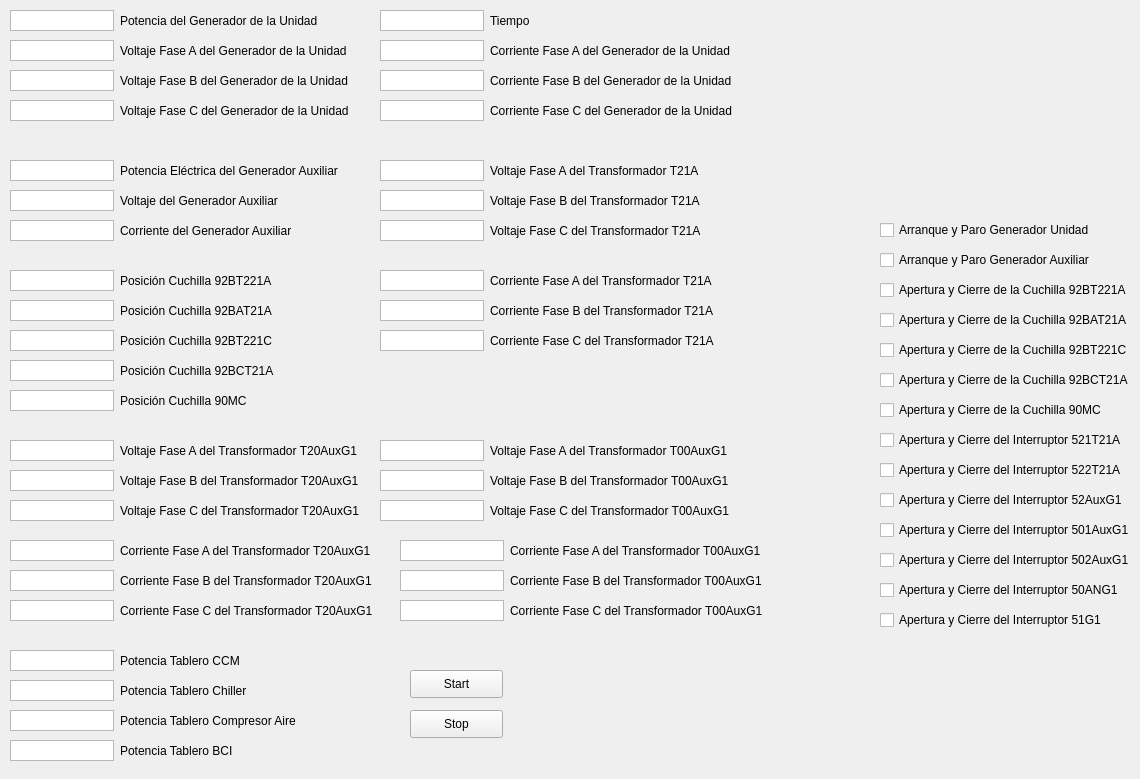
 <widget class="QWidget" name="Sistema_Electrico">
  <property name="geometry">
   <rect>
    <x>0</x>
    <y>0</y>
    <width>1140</width>
    <height>779</height>
   </rect>
  </property>
  <property name="windowTitle">
   <string>Form</string>
  </property>
  <widget class="QLabel" name="label_5">
   <property name="geometry">
    <rect>
     <x>490</x>
     <y>40</y>
     <width>271</width>
     <height>21</height>
    </rect>
   </property>
   <property name="text">
    <string>Corriente Fase A del Generador de la Unidad</string>
   </property>
  </widget>
  <widget class="QLabel" name="label_39">
   <property name="geometry">
    <rect>
     <x>510</x>
     <y>600</y>
     <width>271</width>
     <height>21</height>
    </rect>
   </property>
   <property name="text">
    <string>Corriente Fase C del Transformador T00AuxG1</string>
   </property>
  </widget>
  <widget class="QCheckBox" name="checkBox_8">
   <property name="geometry">
    <rect>
     <x>880</x>
     <y>430</y>
     <width>271</width>
     <height>20</height>
    </rect>
   </property>
   <property name="text">
    <string>Apertura y Cierre del Interruptor 521T21A</string>
   </property>
  </widget>
  <widget class="QTextEdit" name="txt27">
   <property name="geometry">
    <rect>
     <x>10</x>
     <y>190</y>
     <width>104</width>
     <height>21</height>
    </rect>
   </property>
   <property name="verticalScrollBarPolicy">
    <enum>Qt::ScrollBarAlwaysOff</enum>
   </property>
   <property name="horizontalScrollBarPolicy">
    <enum>Qt::ScrollBarAlwaysOff</enum>
   </property>
  </widget>
  <widget class="QCheckBox" name="checkBox_5">
   <property name="geometry">
    <rect>
     <x>880</x>
     <y>340</y>
     <width>271</width>
     <height>20</height>
    </rect>
   </property>
   <property name="text">
    <string>Apertura y Cierre de la Cuchilla 92BT221C</string>
   </property>
  </widget>
  <widget class="QLabel" name="label_19">
   <property name="geometry">
    <rect>
     <x>490</x>
     <y>160</y>
     <width>231</width>
     <height>21</height>
    </rect>
   </property>
   <property name="text">
    <string>Voltaje Fase A del Transformador T21A</string>
   </property>
  </widget>
  <widget class="QLabel" name="label_36">
   <property name="geometry">
    <rect>
     <x>120</x>
     <y>710</y>
     <width>201</width>
     <height>21</height>
    </rect>
   </property>
   <property name="text">
    <string>Potencia Tablero Compresor Aire</string>
   </property>
  </widget>
  <widget class="QLabel" name="label_30">
   <property name="geometry">
    <rect>
     <x>490</x>
     <y>330</y>
     <width>251</width>
     <height>21</height>
    </rect>
   </property>
   <property name="text">
    <string>Corriente Fase C del Transformador T21A</string>
   </property>
  </widget>
  <widget class="QCheckBox" name="checkBox_11">
   <property name="geometry">
    <rect>
     <x>880</x>
     <y>520</y>
     <width>281</width>
     <height>20</height>
    </rect>
   </property>
   <property name="text">
    <string>Apertura y Cierre del Interruptor 501AuxG1</string>
   </property>
  </widget>
  <widget class="QTextEdit" name="txt18">
   <property name="geometry">
    <rect>
     <x>10</x>
     <y>70</y>
     <width>104</width>
     <height>21</height>
    </rect>
   </property>
   <property name="verticalScrollBarPolicy">
    <enum>Qt::ScrollBarAlwaysOff</enum>
   </property>
   <property name="horizontalScrollBarPolicy">
    <enum>Qt::ScrollBarAlwaysOff</enum>
   </property>
  </widget>
  <widget class="QCheckBox" name="checkBox_3">
   <property name="geometry">
    <rect>
     <x>880</x>
     <y>280</y>
     <width>271</width>
     <height>20</height>
    </rect>
   </property>
   <property name="text">
    <string>Apertura y Cierre de la Cuchilla 92BT221A</string>
   </property>
  </widget>
  <widget class="QTextEdit" name="txt9">
   <property name="geometry">
    <rect>
     <x>380</x>
     <y>190</y>
     <width>104</width>
     <height>21</height>
    </rect>
   </property>
   <property name="verticalScrollBarPolicy">
    <enum>Qt::ScrollBarAlwaysOff</enum>
   </property>
   <property name="horizontalScrollBarPolicy">
    <enum>Qt::ScrollBarAlwaysOff</enum>
   </property>
  </widget>
  <widget class="QLabel" name="label_14">
   <property name="geometry">
    <rect>
     <x>120</x>
     <y>270</y>
     <width>171</width>
     <height>21</height>
    </rect>
   </property>
   <property name="text">
    <string>Posición Cuchilla 92BT221A</string>
   </property>
  </widget>
  <widget class="QTextEdit" name="txt14">
   <property name="geometry">
    <rect>
     <x>10</x>
     <y>440</y>
     <width>104</width>
     <height>21</height>
    </rect>
   </property>
   <property name="verticalScrollBarPolicy">
    <enum>Qt::ScrollBarAlwaysOff</enum>
   </property>
   <property name="horizontalScrollBarPolicy">
    <enum>Qt::ScrollBarAlwaysOff</enum>
   </property>
  </widget>
  <widget class="QTextEdit" name="txt35">
   <property name="geometry">
    <rect>
     <x>400</x>
     <y>570</y>
     <width>104</width>
     <height>21</height>
    </rect>
   </property>
   <property name="verticalScrollBarPolicy">
    <enum>Qt::ScrollBarAlwaysOff</enum>
   </property>
   <property name="horizontalScrollBarPolicy">
    <enum>Qt::ScrollBarAlwaysOff</enum>
   </property>
  </widget>
  <widget class="QLabel" name="label_27">
   <property name="geometry">
    <rect>
     <x>490</x>
     <y>500</y>
     <width>261</width>
     <height>21</height>
    </rect>
   </property>
   <property name="text">
    <string>Voltaje Fase C del Transformador T00AuxG1</string>
   </property>
  </widget>
  <widget class="QTextEdit" name="txt6">
   <property name="geometry">
    <rect>
     <x>10</x>
     <y>360</y>
     <width>104</width>
     <height>21</height>
    </rect>
   </property>
   <property name="verticalScrollBarPolicy">
    <enum>Qt::ScrollBarAlwaysOff</enum>
   </property>
   <property name="horizontalScrollBarPolicy">
    <enum>Qt::ScrollBarAlwaysOff</enum>
   </property>
  </widget>
  <widget class="QTextEdit" name="txt2">
   <property name="geometry">
    <rect>
     <x>380</x>
     <y>10</y>
     <width>104</width>
     <height>21</height>
    </rect>
   </property>
   <property name="verticalScrollBarPolicy">
    <enum>Qt::ScrollBarAlwaysOff</enum>
   </property>
   <property name="horizontalScrollBarPolicy">
    <enum>Qt::ScrollBarAlwaysOff</enum>
   </property>
  </widget>
  <widget class="QTextEdit" name="txt31">
   <property name="geometry">
    <rect>
     <x>380</x>
     <y>440</y>
     <width>104</width>
     <height>21</height>
    </rect>
   </property>
   <property name="verticalScrollBarPolicy">
    <enum>Qt::ScrollBarAlwaysOff</enum>
   </property>
   <property name="horizontalScrollBarPolicy">
    <enum>Qt::ScrollBarAlwaysOff</enum>
   </property>
  </widget>
  <widget class="QTextEdit" name="txt39">
   <property name="geometry">
    <rect>
     <x>10</x>
     <y>740</y>
     <width>104</width>
     <height>21</height>
    </rect>
   </property>
   <property name="verticalScrollBarPolicy">
    <enum>Qt::ScrollBarAlwaysOff</enum>
   </property>
   <property name="horizontalScrollBarPolicy">
    <enum>Qt::ScrollBarAlwaysOff</enum>
   </property>
  </widget>
  <widget class="QLabel" name="label_21">
   <property name="geometry">
    <rect>
     <x>490</x>
     <y>220</y>
     <width>241</width>
     <height>21</height>
    </rect>
   </property>
   <property name="text">
    <string>Voltaje Fase C del Transformador T21A</string>
   </property>
  </widget>
  <widget class="QTextEdit" name="txt28">
   <property name="geometry">
    <rect>
     <x>10</x>
     <y>220</y>
     <width>104</width>
     <height>21</height>
    </rect>
   </property>
   <property name="verticalScrollBarPolicy">
    <enum>Qt::ScrollBarAlwaysOff</enum>
   </property>
   <property name="horizontalScrollBarPolicy">
    <enum>Qt::ScrollBarAlwaysOff</enum>
   </property>
  </widget>
  <widget class="QLabel" name="label_16">
   <property name="geometry">
    <rect>
     <x>120</x>
     <y>330</y>
     <width>171</width>
     <height>21</height>
    </rect>
   </property>
   <property name="text">
    <string>Posición Cuchilla 92BT221C</string>
   </property>
  </widget>
  <widget class="QTextEdit" name="txt4">
   <property name="geometry">
    <rect>
     <x>10</x>
     <y>300</y>
     <width>104</width>
     <height>21</height>
    </rect>
   </property>
   <property name="verticalScrollBarPolicy">
    <enum>Qt::ScrollBarAlwaysOff</enum>
   </property>
   <property name="horizontalScrollBarPolicy">
    <enum>Qt::ScrollBarAlwaysOff</enum>
   </property>
  </widget>
  <widget class="QTextEdit" name="txt3">
   <property name="geometry">
    <rect>
     <x>10</x>
     <y>270</y>
     <width>104</width>
     <height>21</height>
    </rect>
   </property>
   <property name="verticalScrollBarPolicy">
    <enum>Qt::ScrollBarAlwaysOff</enum>
   </property>
   <property name="horizontalScrollBarPolicy">
    <enum>Qt::ScrollBarAlwaysOff</enum>
   </property>
  </widget>
  <widget class="QCheckBox" name="checkBox_14">
   <property name="geometry">
    <rect>
     <x>880</x>
     <y>610</y>
     <width>251</width>
     <height>20</height>
    </rect>
   </property>
   <property name="text">
    <string>Apertura y Cierre del Interruptor 51G1</string>
   </property>
  </widget>
  <widget class="QLabel" name="label_17">
   <property name="geometry">
    <rect>
     <x>120</x>
     <y>360</y>
     <width>171</width>
     <height>21</height>
    </rect>
   </property>
   <property name="text">
    <string>Posición Cuchilla 92BCT21A</string>
   </property>
  </widget>
  <widget class="QCheckBox" name="checkBox_6">
   <property name="geometry">
    <rect>
     <x>880</x>
     <y>370</y>
     <width>271</width>
     <height>20</height>
    </rect>
   </property>
   <property name="text">
    <string>Apertura y Cierre de la Cuchilla 92BCT21A</string>
   </property>
  </widget>
  <widget class="QLabel" name="label">
   <property name="geometry">
    <rect>
     <x>120</x>
     <y>40</y>
     <width>251</width>
     <height>21</height>
    </rect>
   </property>
   <property name="text">
    <string>Voltaje Fase A del Generador de la Unidad</string>
   </property>
  </widget>
  <widget class="QLabel" name="label_23">
   <property name="geometry">
    <rect>
     <x>120</x>
     <y>470</y>
     <width>261</width>
     <height>21</height>
    </rect>
   </property>
   <property name="text">
    <string>Voltaje Fase B del Transformador T20AuxG1</string>
   </property>
  </widget>
  <widget class="QTextEdit" name="txt22">
   <property name="geometry">
    <rect>
     <x>380</x>
     <y>100</y>
     <width>104</width>
     <height>21</height>
    </rect>
   </property>
   <property name="verticalScrollBarPolicy">
    <enum>Qt::ScrollBarAlwaysOff</enum>
   </property>
   <property name="horizontalScrollBarPolicy">
    <enum>Qt::ScrollBarAlwaysOff</enum>
   </property>
  </widget>
  <widget class="QTextEdit" name="txt15">
   <property name="geometry">
    <rect>
     <x>10</x>
     <y>470</y>
     <width>104</width>
     <height>21</height>
    </rect>
   </property>
   <property name="verticalScrollBarPolicy">
    <enum>Qt::ScrollBarAlwaysOff</enum>
   </property>
   <property name="horizontalScrollBarPolicy">
    <enum>Qt::ScrollBarAlwaysOff</enum>
   </property>
  </widget>
  <widget class="QLabel" name="label_7">
   <property name="geometry">
    <rect>
     <x>490</x>
     <y>100</y>
     <width>261</width>
     <height>21</height>
    </rect>
   </property>
   <property name="text">
    <string>Corriente Fase C del Generador de la Unidad</string>
   </property>
  </widget>
  <widget class="QTextEdit" name="txt16">
   <property name="geometry">
    <rect>
     <x>10</x>
     <y>500</y>
     <width>104</width>
     <height>21</height>
    </rect>
   </property>
   <property name="verticalScrollBarPolicy">
    <enum>Qt::ScrollBarAlwaysOff</enum>
   </property>
   <property name="horizontalScrollBarPolicy">
    <enum>Qt::ScrollBarAlwaysOff</enum>
   </property>
  </widget>
  <widget class="QTextEdit" name="txt7">
   <property name="geometry">
    <rect>
     <x>10</x>
     <y>390</y>
     <width>104</width>
     <height>21</height>
    </rect>
   </property>
   <property name="verticalScrollBarPolicy">
    <enum>Qt::ScrollBarAlwaysOff</enum>
   </property>
   <property name="horizontalScrollBarPolicy">
    <enum>Qt::ScrollBarAlwaysOff</enum>
   </property>
  </widget>
  <widget class="QLabel" name="label_10">
   <property name="geometry">
    <rect>
     <x>120</x>
     <y>160</y>
     <width>241</width>
     <height>21</height>
    </rect>
   </property>
   <property name="text">
    <string>Potencia Eléctrica del Generador Auxiliar</string>
   </property>
  </widget>
  <widget class="QCheckBox" name="checkBox_12">
   <property name="geometry">
    <rect>
     <x>880</x>
     <y>550</y>
     <width>281</width>
     <height>20</height>
    </rect>
   </property>
   <property name="text">
    <string>Apertura y Cierre del Interruptor 502AuxG1</string>
   </property>
  </widget>
  <widget class="QTextEdit" name="txt10">
   <property name="geometry">
    <rect>
     <x>380</x>
     <y>220</y>
     <width>104</width>
     <height>21</height>
    </rect>
   </property>
   <property name="verticalScrollBarPolicy">
    <enum>Qt::ScrollBarAlwaysOff</enum>
   </property>
   <property name="horizontalScrollBarPolicy">
    <enum>Qt::ScrollBarAlwaysOff</enum>
   </property>
  </widget>
  <widget class="QTextEdit" name="txt32">
   <property name="geometry">
    <rect>
     <x>380</x>
     <y>470</y>
     <width>104</width>
     <height>21</height>
    </rect>
   </property>
   <property name="verticalScrollBarPolicy">
    <enum>Qt::ScrollBarAlwaysOff</enum>
   </property>
   <property name="horizontalScrollBarPolicy">
    <enum>Qt::ScrollBarAlwaysOff</enum>
   </property>
  </widget>
  <widget class="QLabel" name="label_38">
   <property name="geometry">
    <rect>
     <x>510</x>
     <y>570</y>
     <width>271</width>
     <height>21</height>
    </rect>
   </property>
   <property name="text">
    <string>Corriente Fase B del Transformador T00AuxG1</string>
   </property>
  </widget>
  <widget class="QTextEdit" name="txt40">
   <property name="geometry">
    <rect>
     <x>10</x>
     <y>680</y>
     <width>104</width>
     <height>21</height>
    </rect>
   </property>
   <property name="verticalScrollBarPolicy">
    <enum>Qt::ScrollBarAlwaysOff</enum>
   </property>
   <property name="horizontalScrollBarPolicy">
    <enum>Qt::ScrollBarAlwaysOff</enum>
   </property>
  </widget>
  <widget class="QCheckBox" name="checkBox_4">
   <property name="geometry">
    <rect>
     <x>880</x>
     <y>310</y>
     <width>281</width>
     <height>20</height>
    </rect>
   </property>
   <property name="text">
    <string>Apertura y Cierre de la Cuchilla 92BAT21A</string>
   </property>
  </widget>
  <widget class="QCheckBox" name="checkBox">
   <property name="geometry">
    <rect>
     <x>880</x>
     <y>220</y>
     <width>231</width>
     <height>20</height>
    </rect>
   </property>
   <property name="text">
    <string>Arranque y Paro Generador Unidad</string>
   </property>
  </widget>
  <widget class="QLabel" name="label_3">
   <property name="geometry">
    <rect>
     <x>490</x>
     <y>10</y>
     <width>81</width>
     <height>21</height>
    </rect>
   </property>
   <property name="text">
    <string>Tiempo</string>
   </property>
  </widget>
  <widget class="QLabel" name="label_35">
   <property name="geometry">
    <rect>
     <x>120</x>
     <y>680</y>
     <width>151</width>
     <height>21</height>
    </rect>
   </property>
   <property name="text">
    <string>Potencia Tablero Chiller</string>
   </property>
  </widget>
  <widget class="QLabel" name="label_29">
   <property name="geometry">
    <rect>
     <x>490</x>
     <y>300</y>
     <width>251</width>
     <height>21</height>
    </rect>
   </property>
   <property name="text">
    <string>Corriente Fase B del Transformador T21A</string>
   </property>
  </widget>
  <widget class="QTextEdit" name="txt25">
   <property name="geometry">
    <rect>
     <x>10</x>
     <y>160</y>
     <width>104</width>
     <height>21</height>
    </rect>
   </property>
   <property name="verticalScrollBarPolicy">
    <enum>Qt::ScrollBarAlwaysOff</enum>
   </property>
   <property name="horizontalScrollBarPolicy">
    <enum>Qt::ScrollBarAlwaysOff</enum>
   </property>
  </widget>
  <widget class="QLabel" name="label_13">
   <property name="geometry">
    <rect>
     <x>120</x>
     <y>220</y>
     <width>191</width>
     <height>21</height>
    </rect>
   </property>
   <property name="text">
    <string>Corriente del Generador Auxiliar</string>
   </property>
  </widget>
  <widget class="QLabel" name="label_26">
   <property name="geometry">
    <rect>
     <x>490</x>
     <y>470</y>
     <width>261</width>
     <height>21</height>
    </rect>
   </property>
   <property name="text">
    <string>Voltaje Fase B del Transformador T00AuxG1</string>
   </property>
  </widget>
  <widget class="QTextEdit" name="txt38">
   <property name="geometry">
    <rect>
     <x>10</x>
     <y>710</y>
     <width>104</width>
     <height>21</height>
    </rect>
   </property>
   <property name="verticalScrollBarPolicy">
    <enum>Qt::ScrollBarAlwaysOff</enum>
   </property>
   <property name="horizontalScrollBarPolicy">
    <enum>Qt::ScrollBarAlwaysOff</enum>
   </property>
  </widget>
  <widget class="QLabel" name="label_6">
   <property name="geometry">
    <rect>
     <x>490</x>
     <y>70</y>
     <width>261</width>
     <height>21</height>
    </rect>
   </property>
   <property name="text">
    <string>Corriente Fase B del Generador de la Unidad</string>
   </property>
  </widget>
  <widget class="QTextEdit" name="txt37">
   <property name="geometry">
    <rect>
     <x>10</x>
     <y>650</y>
     <width>104</width>
     <height>21</height>
    </rect>
   </property>
   <property name="verticalScrollBarPolicy">
    <enum>Qt::ScrollBarAlwaysOff</enum>
   </property>
   <property name="horizontalScrollBarPolicy">
    <enum>Qt::ScrollBarAlwaysOff</enum>
   </property>
  </widget>
  <widget class="QCheckBox" name="checkBox_9">
   <property name="geometry">
    <rect>
     <x>880</x>
     <y>460</y>
     <width>281</width>
     <height>20</height>
    </rect>
   </property>
   <property name="text">
    <string>Apertura y Cierre del Interruptor 522T21A</string>
   </property>
  </widget>
  <widget class="QTextEdit" name="txt23">
   <property name="geometry">
    <rect>
     <x>10</x>
     <y>10</y>
     <width>104</width>
     <height>21</height>
    </rect>
   </property>
   <property name="verticalScrollBarPolicy">
    <enum>Qt::ScrollBarAlwaysOff</enum>
   </property>
   <property name="horizontalScrollBarPolicy">
    <enum>Qt::ScrollBarAlwaysOff</enum>
   </property>
  </widget>
  <widget class="QLabel" name="label_33">
   <property name="geometry">
    <rect>
     <x>120</x>
     <y>600</y>
     <width>271</width>
     <height>21</height>
    </rect>
   </property>
   <property name="text">
    <string>Corriente Fase C del Transformador T20AuxG1</string>
   </property>
  </widget>
  <widget class="QTextEdit" name="txt36">
   <property name="geometry">
    <rect>
     <x>400</x>
     <y>600</y>
     <width>104</width>
     <height>21</height>
    </rect>
   </property>
   <property name="verticalScrollBarPolicy">
    <enum>Qt::ScrollBarAlwaysOff</enum>
   </property>
   <property name="horizontalScrollBarPolicy">
    <enum>Qt::ScrollBarAlwaysOff</enum>
   </property>
  </widget>
  <widget class="QLabel" name="label_20">
   <property name="geometry">
    <rect>
     <x>490</x>
     <y>190</y>
     <width>241</width>
     <height>21</height>
    </rect>
   </property>
   <property name="text">
    <string>Voltaje Fase B del Transformador T21A</string>
   </property>
  </widget>
  <widget class="QTextEdit" name="txt8">
   <property name="geometry">
    <rect>
     <x>380</x>
     <y>160</y>
     <width>104</width>
     <height>21</height>
    </rect>
   </property>
   <property name="verticalScrollBarPolicy">
    <enum>Qt::ScrollBarAlwaysOff</enum>
   </property>
   <property name="horizontalScrollBarPolicy">
    <enum>Qt::ScrollBarAlwaysOff</enum>
   </property>
  </widget>
  <widget class="QLabel" name="label_40">
   <property name="geometry">
    <rect>
     <x>120</x>
     <y>740</y>
     <width>131</width>
     <height>21</height>
    </rect>
   </property>
   <property name="text">
    <string>Potencia Tablero BCI</string>
   </property>
  </widget>
  <widget class="QTextEdit" name="txt20">
   <property name="geometry">
    <rect>
     <x>380</x>
     <y>40</y>
     <width>104</width>
     <height>21</height>
    </rect>
   </property>
   <property name="verticalScrollBarPolicy">
    <enum>Qt::ScrollBarAlwaysOff</enum>
   </property>
   <property name="horizontalScrollBarPolicy">
    <enum>Qt::ScrollBarAlwaysOff</enum>
   </property>
  </widget>
  <widget class="QTextEdit" name="txt19">
   <property name="geometry">
    <rect>
     <x>10</x>
     <y>100</y>
     <width>104</width>
     <height>21</height>
    </rect>
   </property>
   <property name="verticalScrollBarPolicy">
    <enum>Qt::ScrollBarAlwaysOff</enum>
   </property>
   <property name="horizontalScrollBarPolicy">
    <enum>Qt::ScrollBarAlwaysOff</enum>
   </property>
  </widget>
  <widget class="QTextEdit" name="txt12">
   <property name="geometry">
    <rect>
     <x>380</x>
     <y>300</y>
     <width>104</width>
     <height>21</height>
    </rect>
   </property>
   <property name="verticalScrollBarPolicy">
    <enum>Qt::ScrollBarAlwaysOff</enum>
   </property>
   <property name="horizontalScrollBarPolicy">
    <enum>Qt::ScrollBarAlwaysOff</enum>
   </property>
  </widget>
  <widget class="QTextEdit" name="txt11">
   <property name="geometry">
    <rect>
     <x>380</x>
     <y>270</y>
     <width>104</width>
     <height>21</height>
    </rect>
   </property>
   <property name="verticalScrollBarPolicy">
    <enum>Qt::ScrollBarAlwaysOff</enum>
   </property>
   <property name="horizontalScrollBarPolicy">
    <enum>Qt::ScrollBarAlwaysOff</enum>
   </property>
  </widget>
  <widget class="QPushButton" name="btn1">
   <property name="geometry">
    <rect>
     <x>410</x>
     <y>670</y>
     <width>93</width>
     <height>28</height>
    </rect>
   </property>
   <property name="text">
    <string>Start</string>
   </property>
  </widget>
  <widget class="QTextEdit" name="txt33">
   <property name="geometry">
    <rect>
     <x>380</x>
     <y>500</y>
     <width>104</width>
     <height>21</height>
    </rect>
   </property>
   <property name="verticalScrollBarPolicy">
    <enum>Qt::ScrollBarAlwaysOff</enum>
   </property>
   <property name="horizontalScrollBarPolicy">
    <enum>Qt::ScrollBarAlwaysOff</enum>
   </property>
  </widget>
  <widget class="QCheckBox" name="checkBox_7">
   <property name="geometry">
    <rect>
     <x>880</x>
     <y>400</y>
     <width>251</width>
     <height>20</height>
    </rect>
   </property>
   <property name="text">
    <string>Apertura y Cierre de la Cuchilla 90MC</string>
   </property>
  </widget>
  <widget class="QLabel" name="label_15">
   <property name="geometry">
    <rect>
     <x>120</x>
     <y>300</y>
     <width>171</width>
     <height>21</height>
    </rect>
   </property>
   <property name="text">
    <string>Posición Cuchilla 92BAT21A</string>
   </property>
  </widget>
  <widget class="QTextEdit" name="txt30">
   <property name="geometry">
    <rect>
     <x>10</x>
     <y>600</y>
     <width>104</width>
     <height>21</height>
    </rect>
   </property>
   <property name="verticalScrollBarPolicy">
    <enum>Qt::ScrollBarAlwaysOff</enum>
   </property>
   <property name="horizontalScrollBarPolicy">
    <enum>Qt::ScrollBarAlwaysOff</enum>
   </property>
  </widget>
  <widget class="QTextEdit" name="txt29">
   <property name="geometry">
    <rect>
     <x>10</x>
     <y>570</y>
     <width>104</width>
     <height>21</height>
    </rect>
   </property>
   <property name="verticalScrollBarPolicy">
    <enum>Qt::ScrollBarAlwaysOff</enum>
   </property>
   <property name="horizontalScrollBarPolicy">
    <enum>Qt::ScrollBarAlwaysOff</enum>
   </property>
  </widget>
  <widget class="QLabel" name="label_22">
   <property name="geometry">
    <rect>
     <x>120</x>
     <y>440</y>
     <width>261</width>
     <height>21</height>
    </rect>
   </property>
   <property name="text">
    <string>Voltaje Fase A del Transformador T20AuxG1</string>
   </property>
  </widget>
  <widget class="QCheckBox" name="checkBox_2">
   <property name="geometry">
    <rect>
     <x>880</x>
     <y>250</y>
     <width>231</width>
     <height>20</height>
    </rect>
   </property>
   <property name="text">
    <string>Arranque y Paro Generador Auxiliar</string>
   </property>
  </widget>
  <widget class="QLabel" name="label_32">
   <property name="geometry">
    <rect>
     <x>120</x>
     <y>570</y>
     <width>271</width>
     <height>21</height>
    </rect>
   </property>
   <property name="text">
    <string>Corriente Fase B del Transformador T20AuxG1</string>
   </property>
  </widget>
  <widget class="QLabel" name="label_4">
   <property name="geometry">
    <rect>
     <x>120</x>
     <y>100</y>
     <width>251</width>
     <height>21</height>
    </rect>
   </property>
   <property name="text">
    <string>Voltaje Fase C del Generador de la Unidad</string>
   </property>
  </widget>
  <widget class="QLabel" name="label_37">
   <property name="geometry">
    <rect>
     <x>510</x>
     <y>540</y>
     <width>271</width>
     <height>21</height>
    </rect>
   </property>
   <property name="text">
    <string>Corriente Fase A del Transformador T00AuxG1</string>
   </property>
  </widget>
  <widget class="QTextEdit" name="txt17">
   <property name="geometry">
    <rect>
     <x>10</x>
     <y>540</y>
     <width>104</width>
     <height>21</height>
    </rect>
   </property>
   <property name="verticalScrollBarPolicy">
    <enum>Qt::ScrollBarAlwaysOff</enum>
   </property>
   <property name="horizontalScrollBarPolicy">
    <enum>Qt::ScrollBarAlwaysOff</enum>
   </property>
  </widget>
  <widget class="QTextEdit" name="txt21">
   <property name="geometry">
    <rect>
     <x>380</x>
     <y>70</y>
     <width>104</width>
     <height>21</height>
    </rect>
   </property>
   <property name="verticalScrollBarPolicy">
    <enum>Qt::ScrollBarAlwaysOff</enum>
   </property>
   <property name="horizontalScrollBarPolicy">
    <enum>Qt::ScrollBarAlwaysOff</enum>
   </property>
  </widget>
  <widget class="QTextEdit" name="txt13">
   <property name="geometry">
    <rect>
     <x>380</x>
     <y>330</y>
     <width>104</width>
     <height>21</height>
    </rect>
   </property>
   <property name="verticalScrollBarPolicy">
    <enum>Qt::ScrollBarAlwaysOff</enum>
   </property>
   <property name="horizontalScrollBarPolicy">
    <enum>Qt::ScrollBarAlwaysOff</enum>
   </property>
  </widget>
  <widget class="QLabel" name="label_31">
   <property name="geometry">
    <rect>
     <x>120</x>
     <y>540</y>
     <width>271</width>
     <height>21</height>
    </rect>
   </property>
   <property name="text">
    <string>Corriente Fase A del Transformador T20AuxG1</string>
   </property>
  </widget>
  <widget class="QTextEdit" name="txt34">
   <property name="geometry">
    <rect>
     <x>400</x>
     <y>540</y>
     <width>104</width>
     <height>21</height>
    </rect>
   </property>
   <property name="verticalScrollBarPolicy">
    <enum>Qt::ScrollBarAlwaysOff</enum>
   </property>
   <property name="horizontalScrollBarPolicy">
    <enum>Qt::ScrollBarAlwaysOff</enum>
   </property>
  </widget>
  <widget class="QCheckBox" name="checkBox_10">
   <property name="geometry">
    <rect>
     <x>880</x>
     <y>490</y>
     <width>271</width>
     <height>20</height>
    </rect>
   </property>
   <property name="text">
    <string>Apertura y Cierre del Interruptor 52AuxG1</string>
   </property>
  </widget>
  <widget class="QLabel" name="label_18">
   <property name="geometry">
    <rect>
     <x>120</x>
     <y>390</y>
     <width>151</width>
     <height>21</height>
    </rect>
   </property>
   <property name="text">
    <string>Posición Cuchilla 90MC</string>
   </property>
  </widget>
  <widget class="QLabel" name="label_2">
   <property name="geometry">
    <rect>
     <x>120</x>
     <y>70</y>
     <width>251</width>
     <height>21</height>
    </rect>
   </property>
   <property name="text">
    <string>Voltaje Fase B del Generador de la Unidad</string>
   </property>
  </widget>
  <widget class="QLabel" name="label_34">
   <property name="geometry">
    <rect>
     <x>120</x>
     <y>650</y>
     <width>161</width>
     <height>21</height>
    </rect>
   </property>
   <property name="text">
    <string>Potencia Tablero CCM</string>
   </property>
  </widget>
  <widget class="QLabel" name="label_24">
   <property name="geometry">
    <rect>
     <x>120</x>
     <y>500</y>
     <width>261</width>
     <height>21</height>
    </rect>
   </property>
   <property name="text">
    <string>Voltaje Fase C del Transformador T20AuxG1</string>
   </property>
  </widget>
  <widget class="QTextEdit" name="txt5">
   <property name="geometry">
    <rect>
     <x>10</x>
     <y>330</y>
     <width>104</width>
     <height>21</height>
    </rect>
   </property>
   <property name="verticalScrollBarPolicy">
    <enum>Qt::ScrollBarAlwaysOff</enum>
   </property>
   <property name="horizontalScrollBarPolicy">
    <enum>Qt::ScrollBarAlwaysOff</enum>
   </property>
  </widget>
  <widget class="QLabel" name="label_28">
   <property name="geometry">
    <rect>
     <x>490</x>
     <y>270</y>
     <width>251</width>
     <height>21</height>
    </rect>
   </property>
   <property name="text">
    <string>Corriente Fase A del Transformador T21A</string>
   </property>
  </widget>
  <widget class="QTextEdit" name="txt1">
   <property name="geometry">
    <rect>
     <x>10</x>
     <y>40</y>
     <width>104</width>
     <height>21</height>
    </rect>
   </property>
   <property name="verticalScrollBarPolicy">
    <enum>Qt::ScrollBarAlwaysOff</enum>
   </property>
   <property name="horizontalScrollBarPolicy">
    <enum>Qt::ScrollBarAlwaysOff</enum>
   </property>
  </widget>
  <widget class="QLabel" name="label_8">
   <property name="geometry">
    <rect>
     <x>120</x>
     <y>10</y>
     <width>221</width>
     <height>21</height>
    </rect>
   </property>
   <property name="text">
    <string>Potencia del Generador de la Unidad</string>
   </property>
  </widget>
  <widget class="QLabel" name="label_12">
   <property name="geometry">
    <rect>
     <x>120</x>
     <y>190</y>
     <width>191</width>
     <height>21</height>
    </rect>
   </property>
   <property name="text">
    <string>Voltaje del Generador Auxiliar</string>
   </property>
  </widget>
  <widget class="QLabel" name="label_25">
   <property name="geometry">
    <rect>
     <x>490</x>
     <y>440</y>
     <width>261</width>
     <height>21</height>
    </rect>
   </property>
   <property name="text">
    <string>Voltaje Fase A del Transformador T00AuxG1</string>
   </property>
  </widget>
  <widget class="QPushButton" name="btn2">
   <property name="geometry">
    <rect>
     <x>410</x>
     <y>710</y>
     <width>93</width>
     <height>28</height>
    </rect>
   </property>
   <property name="text">
    <string>Stop</string>
   </property>
  </widget>
  <widget class="QCheckBox" name="checkBox_13">
   <property name="geometry">
    <rect>
     <x>880</x>
     <y>580</y>
     <width>271</width>
     <height>20</height>
    </rect>
   </property>
   <property name="text">
    <string>Apertura y Cierre del Interruptor 50ANG1</string>
   </property>
  </widget>
 </widget>
